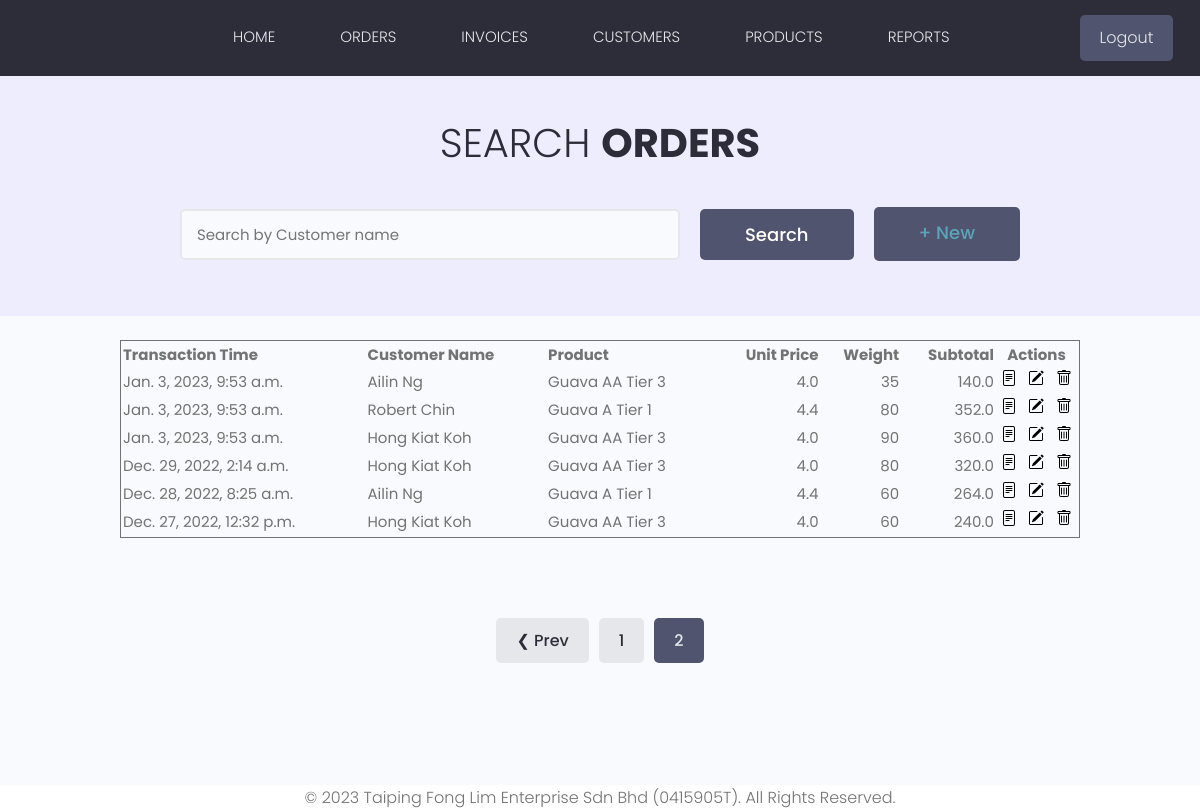
Page /orders/?page=2 (signed in) on the earlier database version.
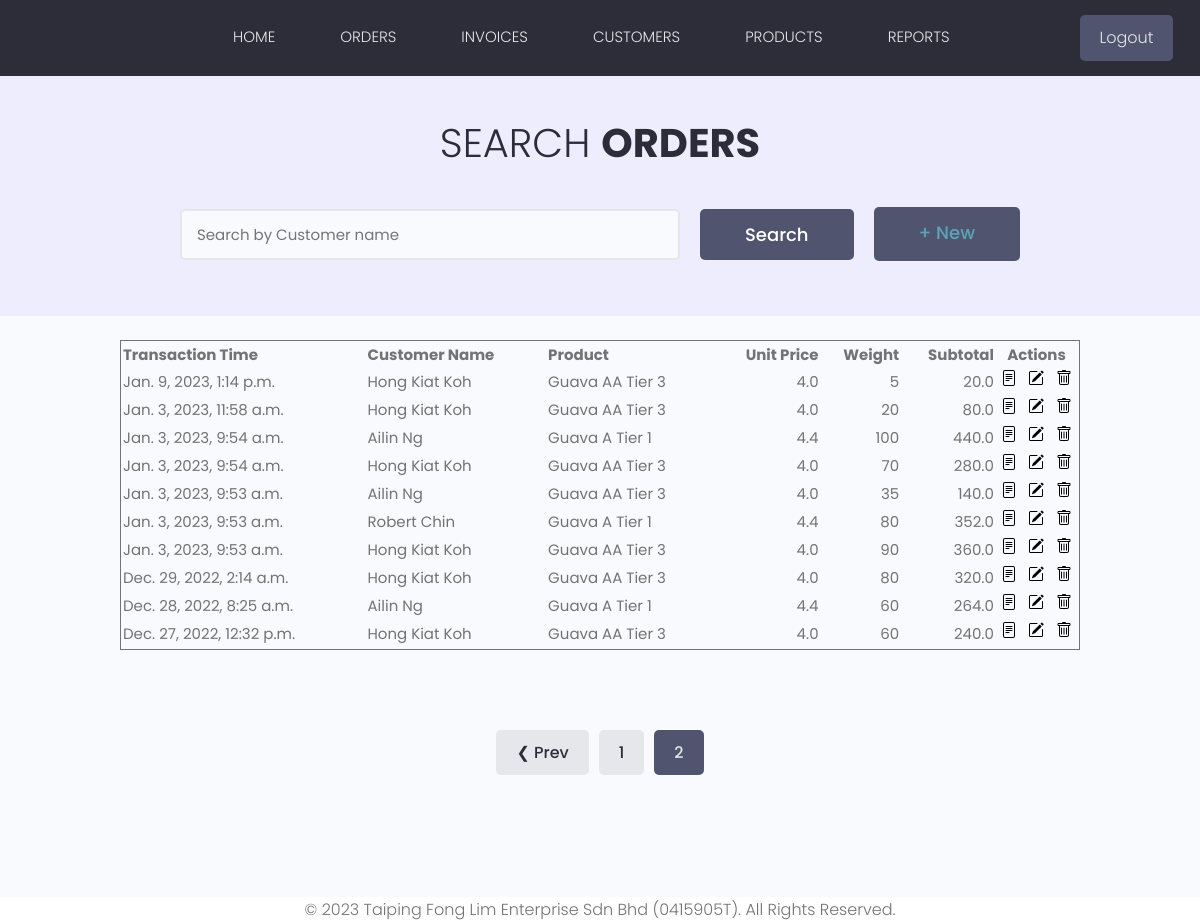
Same page on the later database version.
### products/models.py (models this page shows, shortened)
class Order(models.Model):
    invoice = models.ForeignKey(Invoice, on_delete=models.SET_NULL, null=True)
    customer = models.ForeignKey(Customer, on_delete=models.PROTECT, null=True)
    transactionTime = models.DateTimeField(auto_now_add=True)
    product = models.ForeignKey(Product, on_delete=models.PROTECT)
    weight = models.IntegerField(null=True)
    flag = models.BooleanField(default=False)
    @property
    def subtotal(self):
        subtotal = round(self.product.unitPrice * self.weight, 2)
        return subtotal
    class Meta:
        ordering = ['-transactionTime']

class Customer(models.Model):
    STATES = (
        ('Johor', 'Johor'),
        ('Kedah', 'Kedah'),
        ('Kelantan', 'Kelantan'),
        ('Malacca', 'Malacca'),
        ('Negeri Sembilan', 'Negeri Sembilan'),
        ('Pahang', 'Pahang'),
        ('Penang', 'Penang'),
        ('Perak', 'Perak'),
        ('Perlis', 'Perlis'),
        ('Sabah', 'Sabah'),
        ('Sarawak', 'Sarawak'),
        ('Selangor', 'Selangor'),
        ('Terengganu', 'Terengganu'),
        )
    firstname = models.CharField(max_length=50, null=True)
    lastname = models.CharField(max_length=50, null=True)
    address = models.CharField(max_length=200, null=True, default='N/A')
    phone_regex = RegexValidator(regex=r'^\d{3}\d{3}\d{4}$')
    phone = models.CharField(null=True, max_length=30, validators=[phone_regex])
    email = models.EmailField(null=True, validators=[validators.EmailValidator()])
    companyName = models.CharField(max_length=100, null=True, default='N/A')
    companyPhone = models.IntegerField(null=True)
    companyAddress = models.CharField(max_length=200, null=True, default='N/A')
    city = models.CharField(max_length=20, null=True, default='N/A')
    state = models.CharField(max_length=15, choices=STATES, null=True)
    postcode = models.IntegerField(null=True)
    tier = models.ForeignKey(Tier, on_delete=models.PROTECT)
    def __str__(self):
        return f"{self.firstname} {self.lastname}"

class Product(models.Model):
    GRADES = (
        ('AA', 'Grade AA'),
        ('A', 'Grade A'),
        ('B', 'Grade B'),
        ('Bk', 'Grade Bk'),
        ('C', 'Grade C')
    )
    productName = models.CharField(max_length=20, null=True)
    grade = models.CharField(max_length=10, choices=GRADES, null=True)
    tier = models.ForeignKey(Tier, on_delete=models.PROTECT)
    unitPrice = models.FloatField(null=True)
    def __str__(self):
        return f"{self.productName} {self.grade} {self.tier}"

class Tier(models.Model):
    TIERS = (
        ('1', 'Tier 1'),
        ('2', 'Tier 2'),
        ('3', 'Market'),
    )
    tier = models.CharField(max_length=10, choices=TIERS, null=True)
    def __str__(self):
        return 'Tier ' + str(self.tier)

### products/views.py (the view)
# urls.py: path("orders/", views.orders, name="orders"),
@login_required(login_url='login')
def orders(request):
    orders, search_query = searchItems(request, 'search_order')
    custom_range, orders = paginateItems(request, orders)
    context = {'orders': orders, 'search_query': search_query, 'custom_range': custom_range}
    return render(request, 'orders.html', context)

### products/utilities.py (called while the page is built, shortened)
def searchItems(request, search_type):
    search_query = ''
    if request.GET.get('search_query'):
        search_query = request.GET.get('search_query')
    if search_type == 'search_order':
        orders = Order.objects.distinct().filter(
            Q(customer__firstname__icontains=search_query) |
            Q(product__productName__icontains=search_query)
        )
        return orders, search_query
    elif search_type == 'search_product':
        products = Product.objects.distinct().filter(
            Q(productName__icontains=search_query)
        )
        return products, search_query
    elif search_type == 'search_invoice':
        invoices = Invoice.objects.distinct().filter(
            Q(customer__firstname__icontains=search_query) |
            Q(customer__companyName__icontains=search_query)
        )
        return invoices, search_query

### templates/orders.html (shortened to what this page needs)
{% extends 'main.html' %}
{% load static %}
{% block content %}
  <main class="projects">
    <section class="hero-section text-center">
      <div class="container container--narrow">
        <div class="hero-section__box">
          <h2>Search <span>Orders</span></h2>
        </div>
        <div class="hero-section__search">
          <form id='searchForm' class="form" action="{% url 'orders' %}" method="get">
            <div class="form__field">
              <input class="input input--text" id="formInput#search" type="text" name="search_query"
                value="{{ search_query }}" placeholder="Search by Customer name" />
            </div>
              <input class="btn btn--sub btn--lg" type="submit" value="Search" /><h1 class="btn btn--sub btn--lg" type="button" value="ADD ORDER"><a href="{% url 'create-order' %}">+ New</a></h1>
          </form>
        </div>
      </div>
    </section>
<br>
      <table class="table">
  <thead>
    <tr class="align-left">
      <th>Transaction Time</th>
      <th>Customer Name</th>
      <th>Product</th>
      <th class="align-numeric">Unit Price</th>
      <th class="align-numeric">Weight</th>
      <th class="align-numeric">Subtotal</th>
        <th class="align-center" colspan="3">Actions</th>
    </tr>
  </thead>
  <tbody>
    {% for order in orders %}
                <tr class="align-left">
                    <td>{{ order.transactionTime }}</td>
                    <td>{{ order.customer }}</td>
                    <td>{{ order.product }}</td>
                    <td class="align-numeric">{{ order.product.unitPrice }}</td>
                    <td class="align-numeric">{{ order.weight }}</td>
                    <td class="align-numeric">{{ order.subtotal}}</td>
                    <td class="align-center"><a href="{% url 'retrieve-order' order.id %}"><img src="{% static 'images/view-icon.svg' %}" ></a></td>
                    <td class="align-center"><a href="{% url 'update-order' order.id %}"><img src="{% static 'images/edit-icon.svg' %}" ></a></td>
                    <td class="align-center"><a href="{% url 'delete-order' order.id %}"><img src="{% static 'images/delete-icon.svg' %}" ></a></td>
                </tr>
            {% endfor %}
  </tbody>
</table>
    {% include 'pagination.html' with queryset=orders custom_range=custom_range %}
</main>
{% endblock content %}

Differences in the rows shown:
now on this page (row edited): Order: transactionTime "Jan. 9, 2023, 1:14 p.m.", customer "Hong Kiat Koh", product "Guava AA Tier 3", product.unitPrice "4.0", weight "5", subtotal "20.0"
now on this page (row edited): Order: transactionTime "Jan. 3, 2023, 11:58 a.m.", customer "Hong Kiat Koh", product "Guava AA Tier 3", product.unitPrice "4.0", weight "20", subtotal "80.0"
now on this page (row edited): Order: transactionTime "Jan. 3, 2023, 9:54 a.m.", customer "Ailin Ng", product "Guava A Tier 1", product.unitPrice "4.4", weight "100", subtotal "440.0"
now on this page (row unchanged): Order: transactionTime "Jan. 3, 2023, 9:54 a.m.", customer "Hong Kiat Koh", product "Guava AA Tier 3", product.unitPrice "4.0", weight "70", subtotal "280.0"
